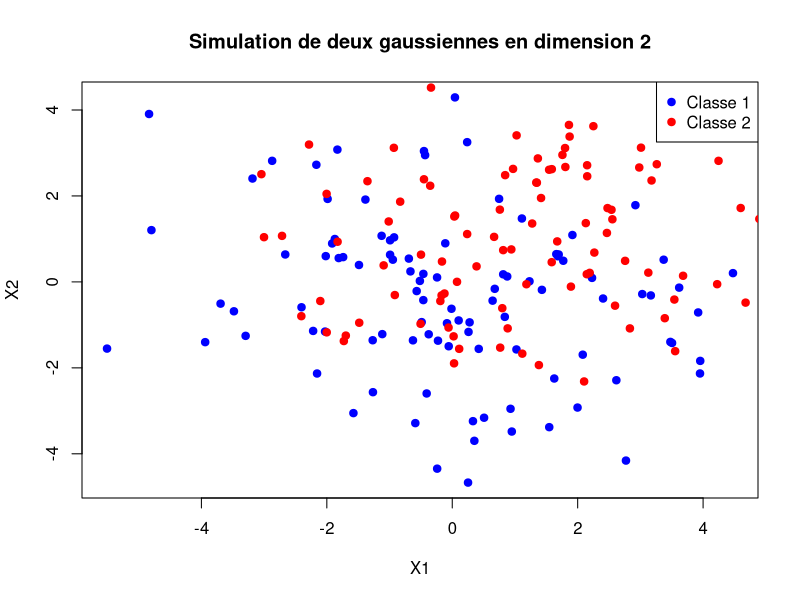
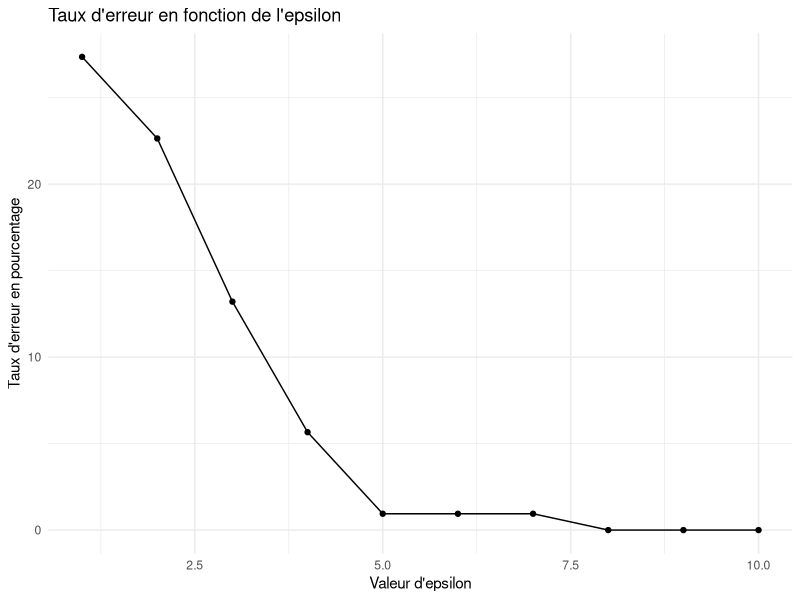
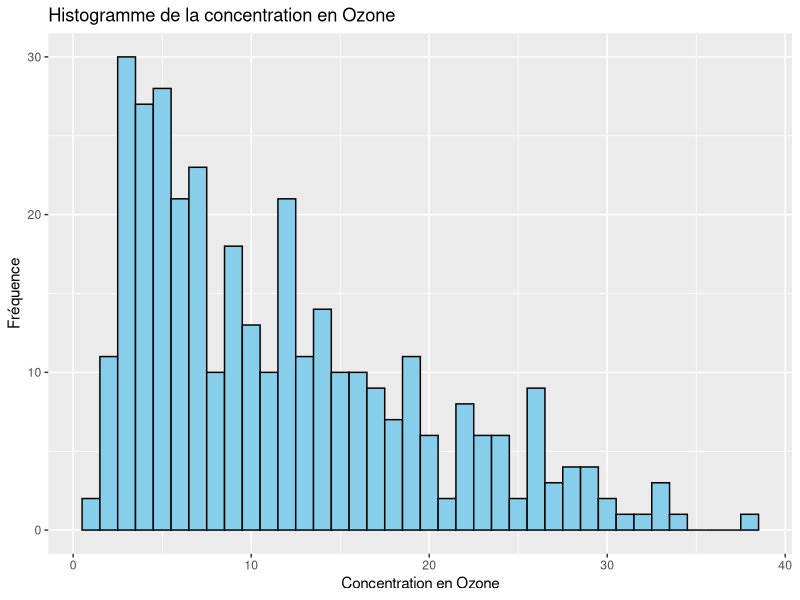
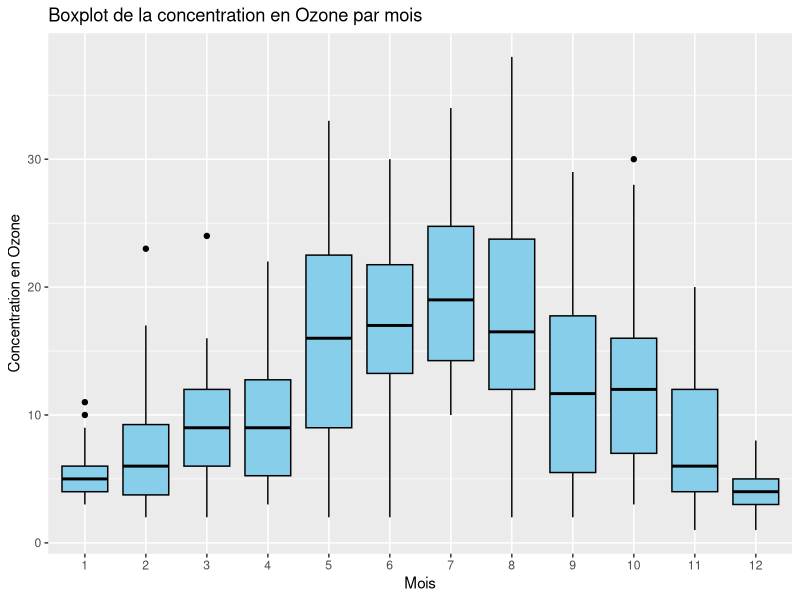
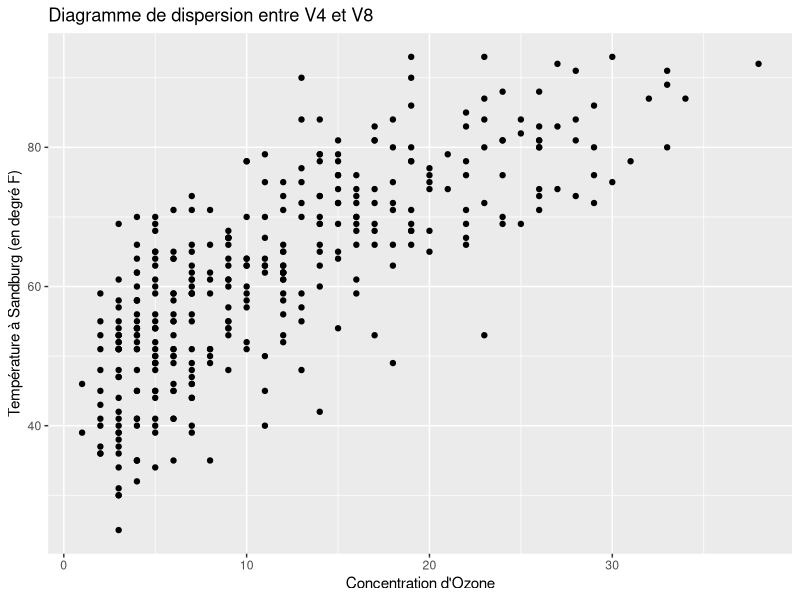
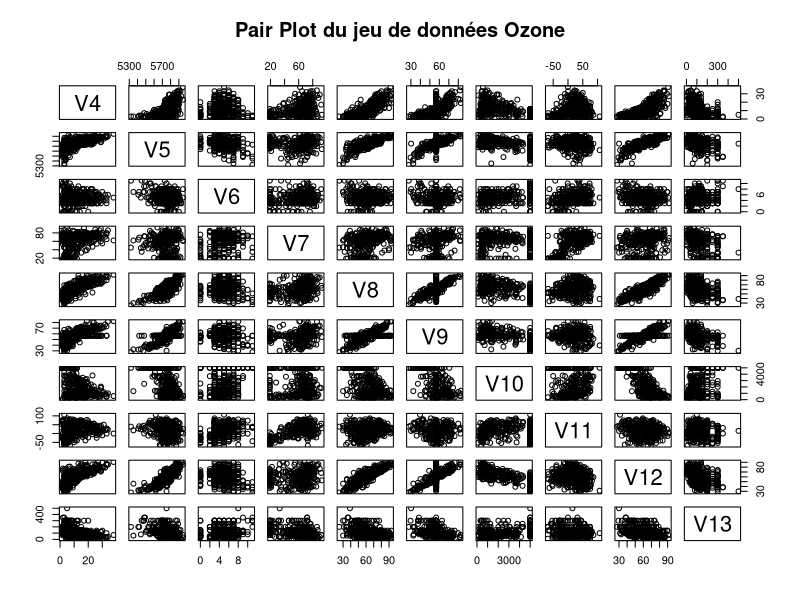
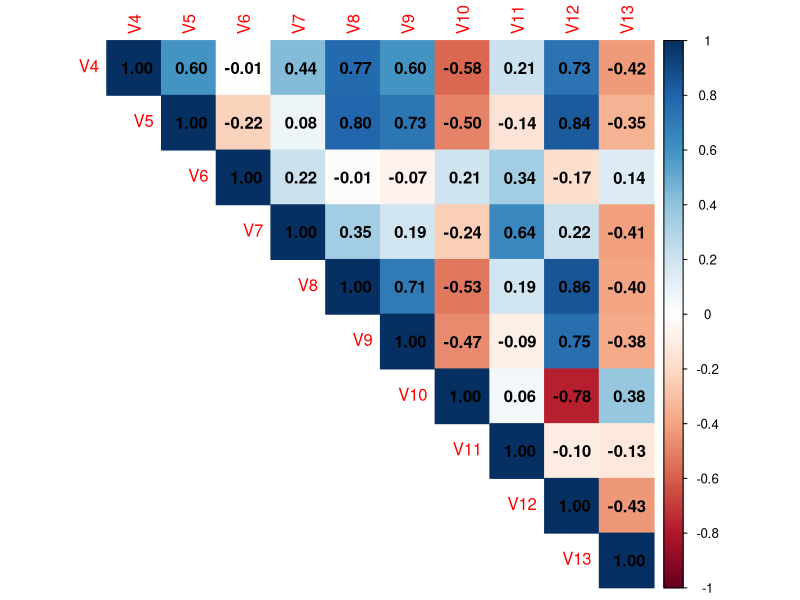
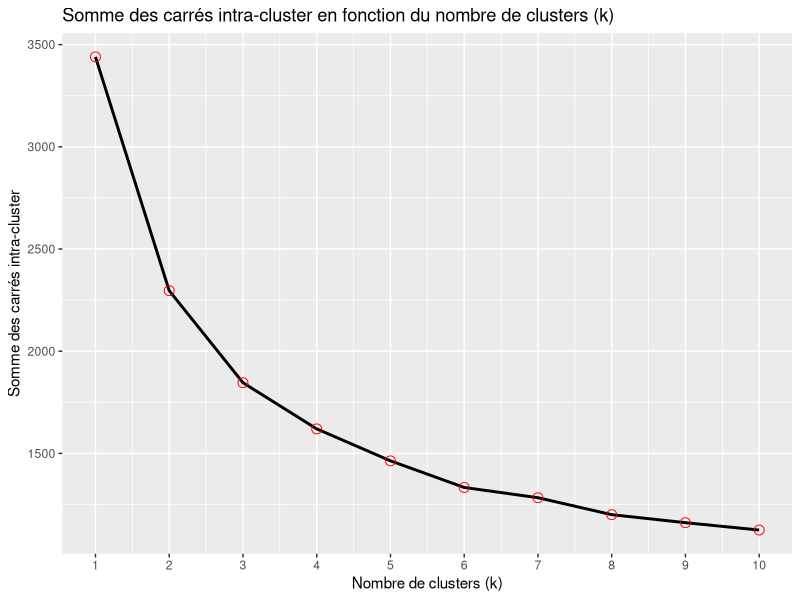

Here is the R script that generated these plots, in order:
## ---- chunk 1
knitr::opts_chunk$set(echo = TRUE)
## ---- chunk 2
library(MASS)
library(e1071)     # Pour Naive Bayes
library(dplyr)    # Pour les variables aléatoire 
library(ggplot2) # Meilleur rendu visuel pour les graphiques
## ---- chunk 3
sigma <- 2
epsilon <- 1

mu1 <- c(0, 0)
mu2 <- c(epsilon, epsilon)

matrice_covariance <- diag(sigma^2, 2)

classe1 <- mvrnorm(n = 100, mu = mu1, Sigma = matrice_covariance)
classe2 <- mvrnorm(n = 100, mu = mu2, Sigma = matrice_covariance)

plot(classe1, col = "blue", pch = 19, xlab = "X1", ylab = "X2", main = "Simulation de deux gaussiennes en dimension 2")
points(classe2, col = "red", pch = 19)
legend("topright", legend = c("Classe 1", "Classe 2"), col = c("blue", "red"), pch = 19)
## ---- chunk 4
n = 200

simulation_gaussienne <- function(epsilon) {
  matrice_covariance <- 3 * diag(2)
  mu1 <- c(0, 0)
  mu2 <- c(epsilon, epsilon)
  
  classe1 <- mvrnorm(n = n/2, mu = mu1, Sigma = matrice_covariance)
  classe2 <- mvrnorm(n = n/2, mu = mu2, Sigma = matrice_covariance)

  return(list(classe_1 = classe1, classe_2 = classe2))
}
## ---- chunk 5
valeur_epsilon <- seq(1, 10, by = 1)
resultats_liste <- list()

for (epsilon in valeur_epsilon) {
  data <- simulation_gaussienne(epsilon)
  all_data <- rbind(data$classe_1, data$classe_2)
  labels <- rep(c("classe 1", "classe 2"), each = 100)
  dataset <- data.frame(X1 = all_data[, 1], X2 = all_data[, 2], Class = labels)
  
  set.seed(123)
  
  training.versus.testing <- rbinom(100, 1, 1/2)
  training.versus.testing <- as.factor(training.versus.testing)
  levels(training.versus.testing) <- c("test", "train")
  Z <- data.frame(dataset, training.versus.testing)
  Z.split <- split(Z, training.versus.testing)
  Z.train <- Z.split$train
  Z.test <- Z.split$test
  
  naive_bayes_classifier <- naiveBayes(Class ~ X1 + X2, data = Z.train)
  predictions <- predict(naive_bayes_classifier, newdata = Z.test)
  prediction_classe <- as.factor(predictions)
  erreur_test <- mean(prediction_classe != Z.test$Class)
  resultats_liste[[as.character(epsilon)]] <- list(data = data, erreur_test = erreur_test)
}
for (result in resultats_liste) {
  print(result$erreur_test)
}

resultats_dataframe <- data.frame(epsilon = as.numeric(names(resultats_liste)), 
                                   erreur_test = sapply(resultats_liste, function(x) x$erreur_test))
## ---- chunk 6
ggplot(resultats_dataframe, aes(x = epsilon, y = erreur_test*100)) +
  geom_line() +
  geom_point() +
  labs(title = "Taux d'erreur en fonction de l'epsilon",
       x = "Valeur d'epsilon",
       y = "Taux d'erreur en pourcentage") +
  theme_minimal()
## ---- chunk 7
library(mlbench)
data(Ozone)
## ---- chunk 8
summary(Ozone)
## ---- chunk 9
seuil <- 1
valeur_NA <- rowSums(is.na(Ozone))
indices_a_supprime <- which(valeur_NA > seuil)
length(indices_a_supprime)
## ---- chunk 10
indices_a_garder <- which(valeur_NA <= seuil)
Ozone_1 <- Ozone[indices_a_garder, ]
nrow(Ozone_1)
## ---- chunk 11
for (i in 4:13) {
  if (any(is.na(Ozone_1[,i]))) {
  moyenne <- mean(as.numeric(Ozone_1[,i]), na.rm = TRUE)
  Ozone_1[,i] <- replace(Ozone_1[,i], is.na(Ozone_1[,i]), moyenne)
}
}
## ---- chunk 12
n = 0
for (i in 1:13) {
  if (any(is.na(Ozone_1[,i]))) {
  n <- n + 1
}
}
n
## ---- chunk 13
ggplot(Ozone_1, aes(x = V4)) +
  geom_histogram(binwidth = 1, fill = "skyblue", color = "black", alpha = 1) +
  labs(title = "Histogramme de la concentration en Ozone",
       x = "Concentration en Ozone",
       y = "Fréquence")
## ---- chunk 14
ggplot(Ozone_1, aes(x = factor(V1), y = V4)) +
  geom_boxplot(fill = "skyblue", color = "black", alpha = 1) +
  labs(title = "Boxplot de la concentration en Ozone par mois",
       x = "Mois",
       y = "Concentration en Ozone")
## ---- chunk 15
ggplot(Ozone, aes(x = V4, y = V8)) +
  geom_point() +
  labs(title = "Diagramme de dispersion entre V4 et V8", x = "Concentration d'Ozone", y = "Température à Sandburg (en degré F)")
## ---- chunk 16
pairs(Ozone_1[, 4:13], main = "Pair Plot du jeu de données Ozone")
## ---- chunk 17
library(corrplot)
matrice_corr <- cor(Ozone_1[,4:13], use = "complete.obs")
corrplot(matrice_corr, method = "color", type = "upper", addCoef.col = "black")
## ---- chunk 18
K_means_data <- scale(Ozone_1[,4:13])
## ---- chunk 19
vecteur_nul <- numeric(10)

for (i in 1:10) {
  kmeans_n <- kmeans(K_means_data, centers = i)
  vecteur_nul[i] <- sum(kmeans_n$withinss)
}

ggplot() +
  geom_line(aes(x = 1:10, y = vecteur_nul), linewidth = 1) + 
  geom_point(aes(x = 1:10, y = vecteur_nul), color = "red", size = 3, shape = 1) +
  labs(title = "Somme des carrés intra-cluster en fonction du nombre de clusters (k)",
       x = "Nombre de clusters (k)",
       y = "Somme des carrés intra-cluster") +
  scale_x_continuous(breaks = 1:10)
## ---- chunk 20
k <- 4
kmeans_n <- kmeans(K_means_data, centers = k)

print(kmeans_n)
## ---- chunk 21
plot(K_means_data[, 1], K_means_data[, 4], col = kmeans_n$cluster, pch = 16, main = "Graphique de Clustering 4-means" ,xlab = "Concentration d'Ozone", ylab = "Humidité à LAX en pourcentage")
points(kmeans_n$centers[, 1], kmeans_n$centers[, 2], col = 1:k, pch = 4, cex = 3)
## ---- chunk 22
plot(K_means_data[, 1], K_means_data[, 5], col = kmeans_n$cluster, pch = 16, main = "Graphique de Clustering 4-means" ,xlab = "Concentration d'Ozone", ylab = "Température à Sandburg (en degré F)")
points(kmeans_n$centers[, 1], kmeans_n$centers[, 2], col = 1:k, pch = 4, cex = 3)
## ---- chunk 23
library(e1071)
## ---- chunk 24
predicteurs <- Ozone_1[,5:13]
variable_a_predire <- Ozone_1[,4]
matrice_vap <- as.matrix(as.numeric(variable_a_predire))
## ---- chunk 25
set.seed(123)
indices <- sample(1:nrow(Ozone_1), 0.5 * nrow(Ozone_1))
train_data <- Ozone_1[indices, ]
test_data <- Ozone_1[-indices, ]
## ---- chunk 26
dim(predicteurs)
dim(matrice_vap)
## ---- chunk 27
BayesNaif <- naiveBayes(V4 ~ ., data = train_data)
predictions <- predict(BayesNaif, test_data)
error.e1071 <- mean(predictions == test_data$V4)
cat("Test Error : ", error.e1071)
